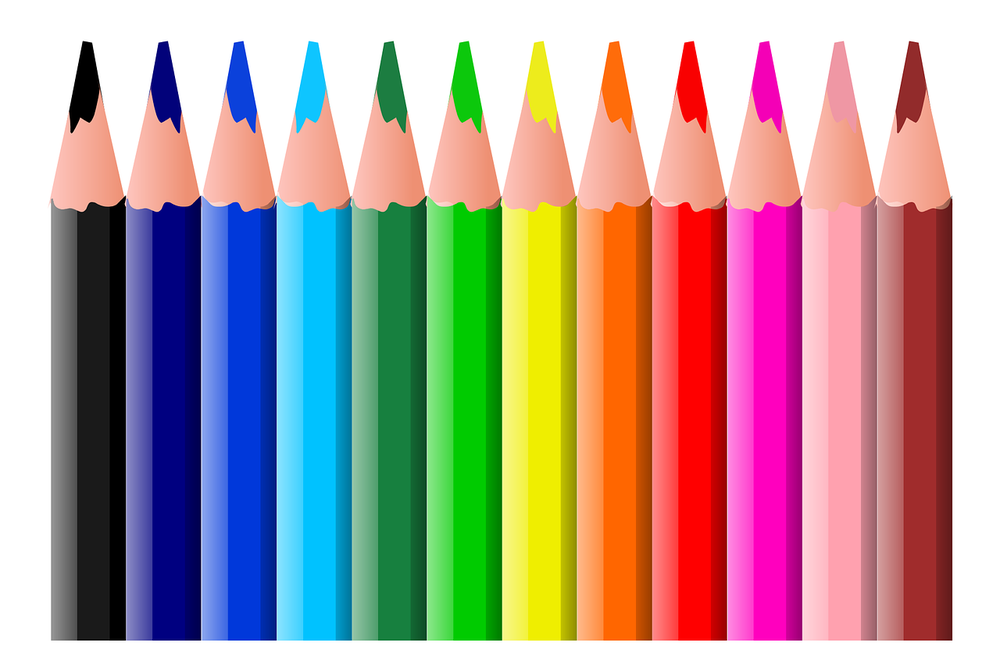
%> input picture matlab_kodları/kalem.png, 1000 x 664 px, shrunk from 1280 x 850 before the run
$ octave esikleme.m   (GNU Octave 9; MATLAB toolbox functions it lacks are replaced by stand-ins)
%> lines starting %> are read from the running program, lines starting %| are printed output that depends on the picture; in (x1, y1, x2, y2) boxes, pixels count from 0 and x2, y2 are one past the last pixel; in counts of white or black regions, pixels touching at a corner belong together; the program's own positions count from 1
%goruntuyu okuma
img = imread('kalem.png');
%> img is the input picture: size 664x1000x3 uint8; mean R, G, B 177.6, 157.1, 153.1
%gri tonlu
grayImg = rgb2gray(img);
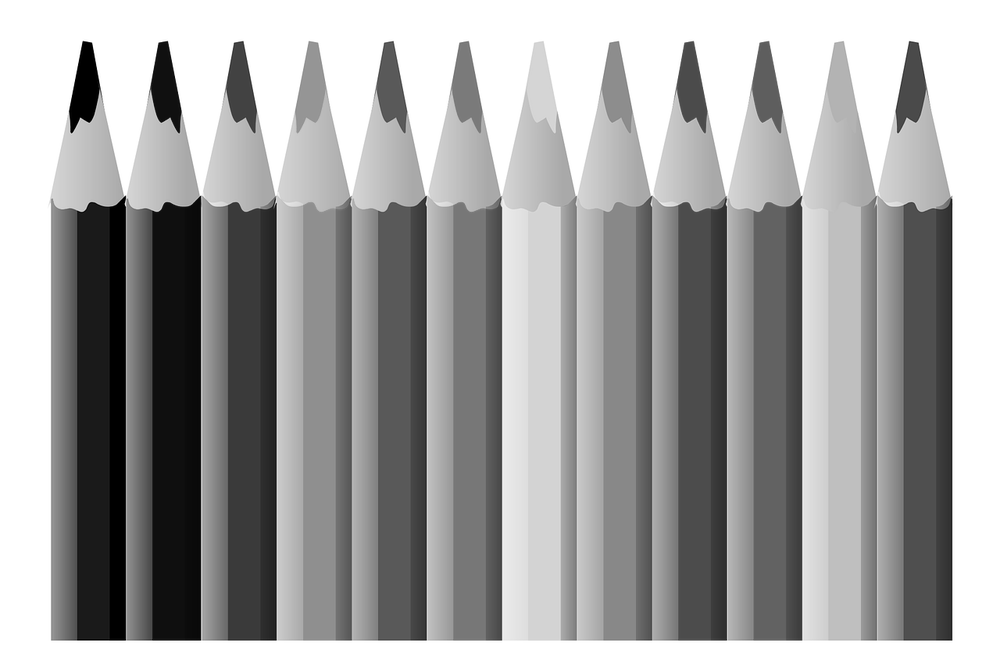
%> grayImg: size 664x1000 uint8; min 0, max 255, mean 162.8
%esikleme belirleme
level = graythresh(grayImg);
%> level = 0.612
%esikleme uygulama
newImg = imbinarize(grayImg,level);
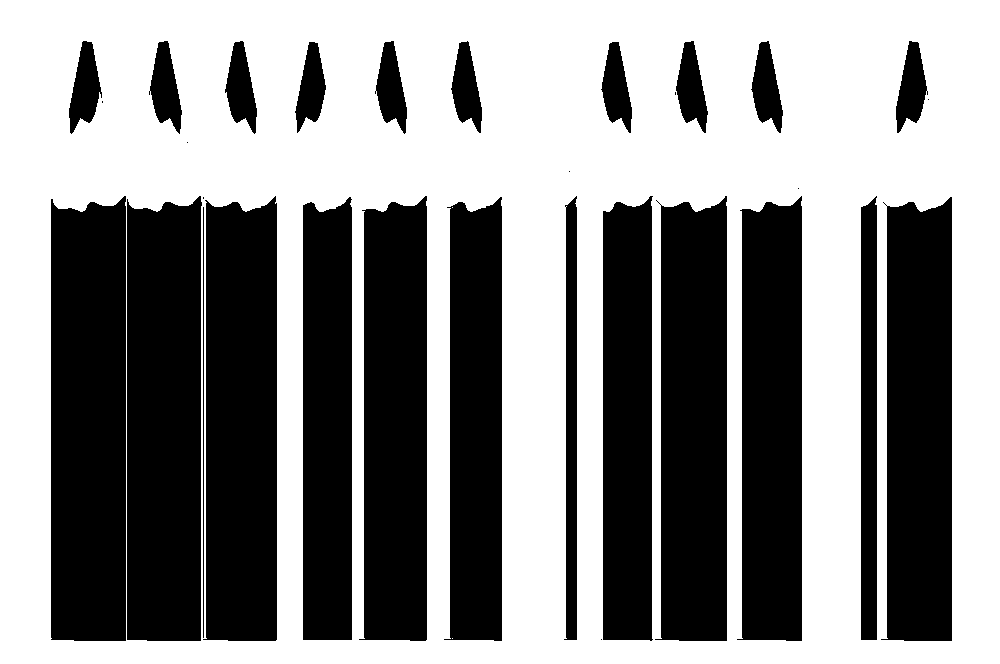
%> newImg: size 664x1000 logical; 54.7% white; 31 black regions (8 under 20 px), largest, box (x1, y1, x2, y2) and area: (51, 196, 126, 641) 32614, (127, 196, 202, 641) 32190, (203, 196, 277, 641) 30899
%ekran ciktisi
figure;
subplot(1,2,1);
imshow(grayImg);
title('Gri ton');
subplot(1,2,2);
imshow(newImg);
title('esiklenmis goruntu');

$ run again, with matlab_kodları/matkaplar.png copied over matlab_kodları/kalem.png
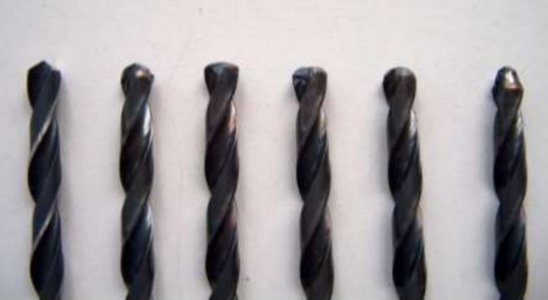
%> input picture matlab_kodları/matkaplar.png, 548 x 300 px
%> img is the input picture: size 300x548x3 uint8; mean R, G, B 164, 159.7, 162.2
%> level = 0.478
%> `newImg = imbinarize(grayImg,level);`:
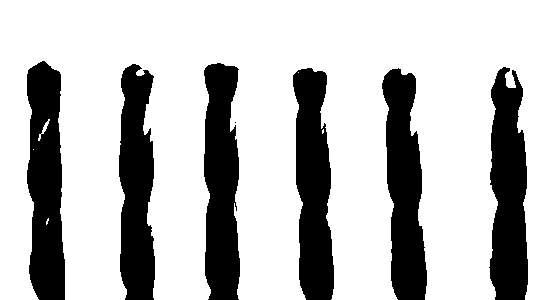
%> newImg: size 300x548 logical; 74.2% white; 7 black regions (1 under 20 px), largest, box (x1, y1, x2, y2) and area: (27, 61, 65, 300) 7267, (204, 63, 240, 300) 7148, (489, 67, 528, 300) 7122, (293, 68, 334, 300) 7070, (382, 68, 427, 300) 7037, (119, 64, 155, 300) 6820
